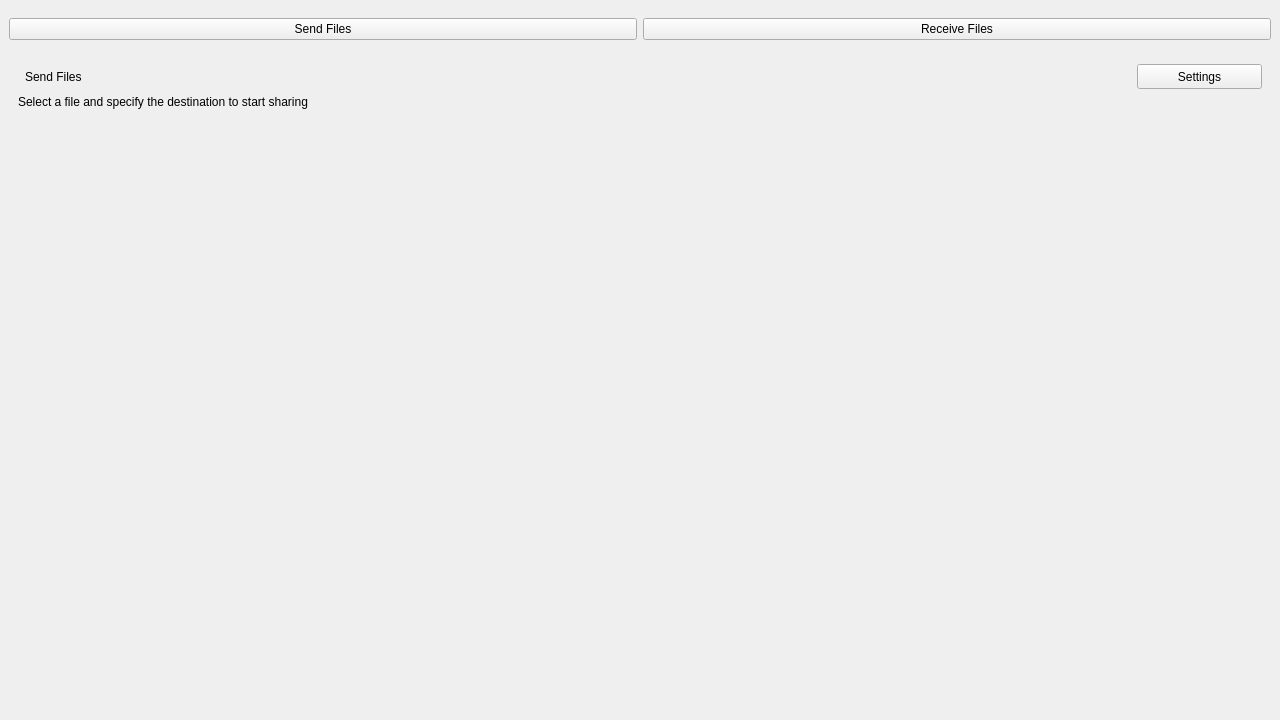
<?xml version="1.0" encoding="UTF-8"?>
<ui version="4.0">
 <class>MainWindow</class>
 <widget class="QMainWindow" name="MainWindow">
  <property name="geometry">
   <rect>
    <x>0</x>
    <y>0</y>
    <width>1280</width>
    <height>720</height>
   </rect>
  </property>
  <property name="minimumSize">
   <size>
    <width>500</width>
    <height>500</height>
   </size>
  </property>
  <property name="mouseTracking">
   <bool>false</bool>
  </property>
  <property name="windowTitle">
   <string>MainWindow</string>
  </property>
  <widget class="QWidget" name="centralwidget">
   <layout class="QVBoxLayout" name="verticalLayout">
    <item>
     <widget class="QFrame" name="pageButtons">
      <property name="sizePolicy">
       <sizepolicy hsizetype="Expanding" vsizetype="Preferred">
        <horstretch>0</horstretch>
        <verstretch>0</verstretch>
       </sizepolicy>
      </property>
      <layout class="QHBoxLayout" name="horizontalLayout">
       <property name="leftMargin">
        <number>0</number>
       </property>
       <property name="rightMargin">
        <number>0</number>
       </property>
       <item>
        <widget class="QPushButton" name="sendButton">
         <property name="text">
          <string>Send Files</string>
         </property>
        </widget>
       </item>
       <item>
        <widget class="QPushButton" name="receiveButton">
         <property name="styleSheet">
          <string notr="true"/>
         </property>
         <property name="text">
          <string>Receive Files</string>
         </property>
        </widget>
       </item>
      </layout>
     </widget>
    </item>
    <item>
     <layout class="QGridLayout" name="cardLayout">
      <item row="0" column="0">
       <widget class="QStackedWidget" name="cardFrame">
        <property name="sizePolicy">
         <sizepolicy hsizetype="Expanding" vsizetype="Preferred">
          <horstretch>0</horstretch>
          <verstretch>0</verstretch>
         </sizepolicy>
        </property>
        <property name="minimumSize">
         <size>
          <width>0</width>
          <height>0</height>
         </size>
        </property>
        <property name="currentIndex">
         <number>0</number>
        </property>
        <widget class="QWidget" name="sender">
         <layout class="QVBoxLayout" name="verticalLayout_2">
          <item>
           <layout class="QHBoxLayout" name="header">
            <property name="spacing">
             <number>0</number>
            </property>
            <item>
             <widget class="QLabel" name="sendIcon">
              <property name="minimumSize">
               <size>
                <width>0</width>
                <height>0</height>
               </size>
              </property>
              <property name="text">
               <string/>
              </property>
              <property name="pixmap">
               <pixmap resource="resources.qrc">:/icons/send.svg</pixmap>
              </property>
              <property name="scaledContents">
               <bool>false</bool>
              </property>
             </widget>
            </item>
            <item>
             <widget class="QLabel" name="headerSend">
              <property name="sizePolicy">
               <sizepolicy hsizetype="Preferred" vsizetype="Preferred">
                <horstretch>0</horstretch>
                <verstretch>0</verstretch>
               </sizepolicy>
              </property>
              <property name="styleSheet">
               <string notr="true">font: 600 28pt &quot;IBM Plex Sans&quot;;
color: rgb(0, 0, 0);</string>
              </property>
              <property name="text">
               <string>Send Files</string>
              </property>
             </widget>
            </item>
            <item>
             <spacer name="horizontalSpacer">
              <property name="orientation">
               <enum>Qt::Orientation::Horizontal</enum>
              </property>
              <property name="sizeHint" stdset="0">
               <size>
                <width>40</width>
                <height>20</height>
               </size>
              </property>
             </spacer>
            </item>
            <item>
             <widget class="QPushButton" name="settingButton">
              <property name="minimumSize">
               <size>
                <width>125</width>
                <height>25</height>
               </size>
              </property>
              <property name="autoFillBackground">
               <bool>false</bool>
              </property>
              <property name="text">
               <string>Settings</string>
              </property>
              <property name="iconSize">
               <size>
                <width>50</width>
                <height>50</height>
               </size>
              </property>
             </widget>
            </item>
           </layout>
          </item>
          <item>
           <layout class="QVBoxLayout" name="subHeader" stretch="0">
            <property name="spacing">
             <number>0</number>
            </property>
            <property name="sizeConstraint">
             <enum>QLayout::SizeConstraint::SetDefaultConstraint</enum>
            </property>
            <property name="leftMargin">
             <number>0</number>
            </property>
            <item>
             <widget class="QLabel" name="subText">
              <property name="styleSheet">
               <string notr="true">color: rgb(0, 0, 0);</string>
              </property>
              <property name="lineWidth">
               <number>1</number>
              </property>
              <property name="text">
               <string>Select a file and specify the destination to start sharing</string>
              </property>
              <property name="scaledContents">
               <bool>false</bool>
              </property>
              <property name="margin">
               <number>-1</number>
              </property>
              <property name="textInteractionFlags">
               <set>Qt::TextInteractionFlag::NoTextInteraction</set>
              </property>
             </widget>
            </item>
           </layout>
          </item>
          <item>
           <widget class="QFrame" name="main">
            <property name="sizePolicy">
             <sizepolicy hsizetype="Preferred" vsizetype="Expanding">
              <horstretch>0</horstretch>
              <verstretch>1</verstretch>
             </sizepolicy>
            </property>
            <property name="styleSheet">
             <string notr="true">background-color: rgba(255, 255, 255, 0);</string>
            </property>
            <property name="frameShape">
             <enum>QFrame::Shape::StyledPanel</enum>
            </property>
            <property name="frameShadow">
             <enum>QFrame::Shadow::Raised</enum>
            </property>
           </widget>
          </item>
         </layout>
        </widget>
        <widget class="QWidget" name="receiver"/>
       </widget>
      </item>
     </layout>
    </item>
   </layout>
  </widget>
 </widget>
 <resources>
  <include location="resources.qrc"/>
 </resources>
 <connections/>
</ui>
